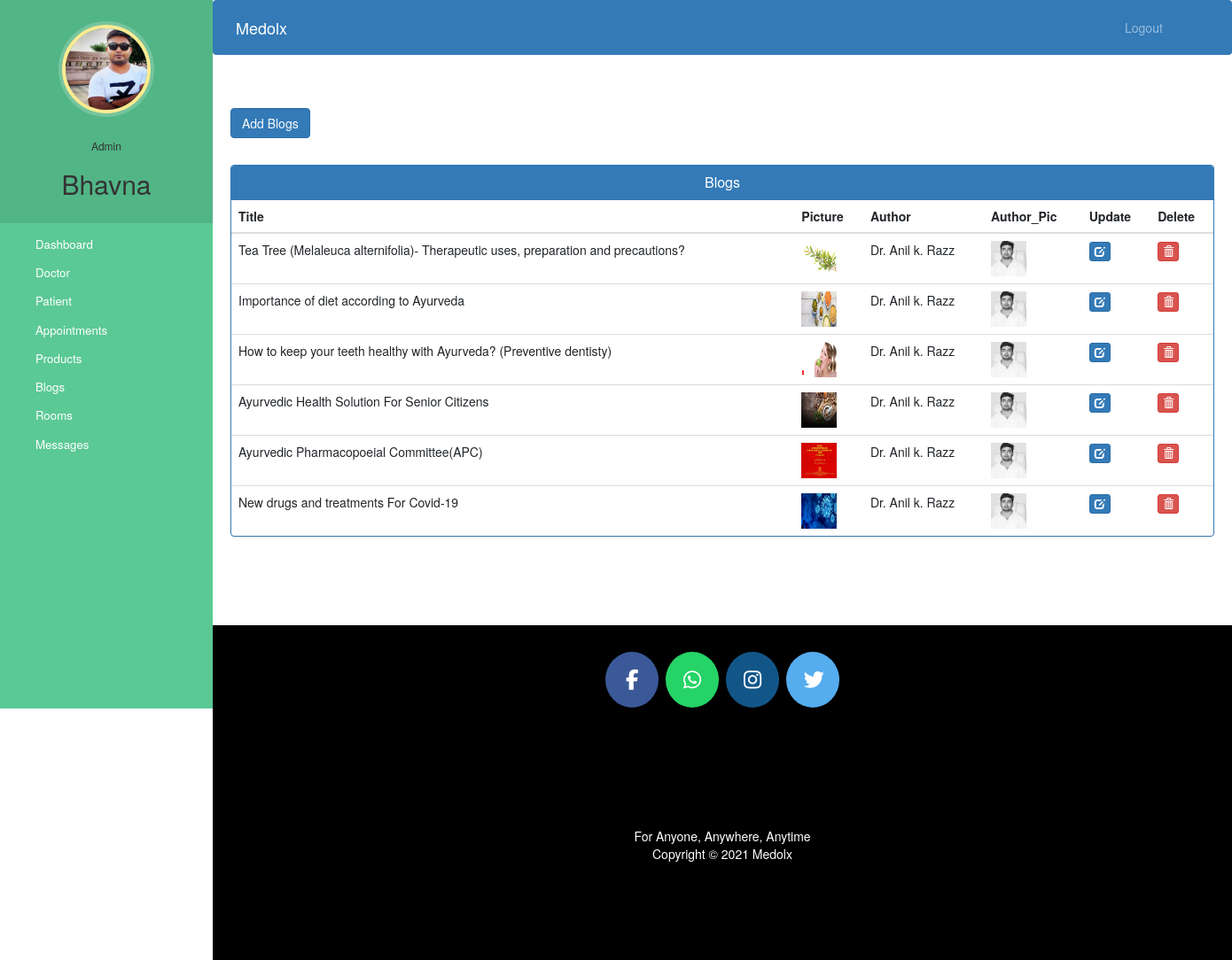
The page /admin_view_blog (signed in) on the database its author committed.
### medolx/models.py (models this page shows, shortened)
class Blog(models.Model):
    title = models.CharField(max_length=200, unique=True)
    desc = models.CharField(max_length=300)
    featured_pic= models.ImageField(upload_to='blog_pic/BlogFeaturedPic/',null=True,blank=True)
    content = models.TextField()
    author = models.CharField(max_length=20)
    author_pic= models.ImageField(upload_to='blog_pic/BlogAuthorPic/',null=True,blank=True)

### medolx/views.py (the view)
# urls.py: path('admin_view_blog', views.admin_view_blog, name="admin_view_blog"),
@user_passes_test(lambda u: u.is_superuser)
def admin_view_blog(request):
    blogs=models.Blog.objects.all().filter()
    return render(request,'admin_view_blog.html',{'blogs':blogs})

### templates/admin_view_blog.html (shortened to what this page needs)
{% extends 'admin_base.html' %}
{% block content %}
{%load static%}
<head>
  <link href="//netdna.bootstrapcdn.com/bootstrap/3.0.0/css/bootstrap.min.css" rel="stylesheet" id="bootstrap-css">
</head>
<div class="container">
    <a href="/admin_add_blog"><button class="mb-5 text-center btn btn-primary text-light">Add Blogs</button></a>
  <div class="panel panel-primary">
    <div class="panel-heading">
      <h6 class="panel-title">Blogs</h6>
    </div>
    <table class="table table-hover" id="dev-table">
      <thead>
        <tr>
          <th>Title</th>
          <th>Picture</th>
          <th>Author</th>
          <th>Author_Pic</th>
          <th>Update</th>
          <th>Delete</th>
        </tr>
      </thead>
      {% for b in blogs %}
      <tr>
        <td> {{b.title}}</td>
        <td> <img src="{% static b.featured_pic.url %}" alt="Blog Pic" height="40px" width="40px" /></td>
        <td>{{b.author}}</td>
        <td> <img src="{% static b.author_pic.url %}" alt="Author Pic" height="40px" width="40px" /></td>
        <td><a class="btn btn-primary btn-xs" href="{% url 'admin_update_blog' b.id  %}"><span class="glyphicon glyphicon-edit"></span></a></td>
        <td><a class="btn btn-danger btn-xs" href="{% url 'admin_delete_blog' b.id  %}"><span class="glyphicon glyphicon-trash"></span></a></td>
      </tr>
      {% endfor %}
    </table>
  </div>
</div>
{% endblock content %}

### templates/admin_base.html (shortened to what this page needs)
<!DOCTYPE html>
{% load static %}
<html lang="en">
<head>
  <link rel="stylesheet" href="https://stackpath.bootstrapcdn.com/bootstrap/4.3.1/css/bootstrap.min.css">
  <link rel="stylesheet" href="https://maxcdn.bootstrapcdn.com/font-awesome/4.7.0/css/font-awesome.min.css">
  <link rel="stylesheet" href="{% static '/style.css' %}">
</head>
<body>
  <nav class="menu" tabindex="0">
    <header class="avatar">
      <img src="{% static "images/doctorbhaiya.jpg" %}" />
      <br><br>
      <h6>Admin</h6>
      <h2>{{request.user.username}}</h2>
    </header>
    <ul>
      <li tabindex="0" class="icon-dashboard"> <a style="color:white; text-decoration:none;" href="/admin_dashboard"><span>Dashboard</span></a> </li>
      <li tabindex="0" class="icon-customers"> <a style="color:white; text-decoration:none;" href="/admin_doctor"><span>Doctor</span></a></li>
      <li tabindex="0" class="icon-users"> <a style="color:white; text-decoration:none;" href="/admin_patient"><span>Patient</span></a></li>
      <li tabindex="0" class="icon-calendar"> <a style="color:white; text-decoration:none;" href="/admin_view_appointments"><span>Appointments</span></a></li>
      <li tabindex="0" class="icon-customers"> <a style="color:white; text-decoration:none;" href="/admin_view_product"><span>Products</span></a></li>
      <li tabindex="0" class="icon-calendar"> <a style="color:white; text-decoration:none;" href="/admin_view_blog"><span>Blogs</span></a></li>
      <li tabindex="0" class="icon-calendar"> <a style="color:white; text-decoration:none;" href="/admin_view_room"><span>Rooms</span></a></li>
      <li tabindex="0" class="icon-calendar"> <a style="color:white; text-decoration:none;" href="/admin_view_message"><span>Messages</span></a></li>
    </ul>
  </nav>
  <main>
    <div class="bs-example">
      <nav class="navbar navbar-expand-md  navbar-dark fixed-top" style="background:#337AB7;">
        <a href="/admin_dashboard" class="navbar-brand">Medolx</a>
        <div class="collapse navbar-collapse justify-content-between" id="navbarCollapse">
          <div class="navbar-nav" style=" margin-left: 90%;">
            <a href="logout" class="nav-item nav-link">Logout</a>
          </div>
        </div>
      </nav>
    </div>
    <br><br>
    {% block content %}
    {% endblock content %}
    <br><br><br><br>
    <footer>
      <p>
        <a id="ftr" href="https://facebook.com/sumit.luv/" class="fa fa-facebook"></a>
        <a id="ftr" href="https://api.whatsapp.com/send?phone=919572181024&text=Hello%20Sumit.%0d%0aHow%20are%20you%20%3f%0d%0aI%20came%20from%20your%20website.&source=&data=#" class="fa fa-whatsapp"></a>
        <a id="ftr" href="https://instagram.com/sumit.luv" class="fa fa-instagram"></a>
        <a id="ftr" href="https://twitter.com/sumitkumar1503" class="fa fa-twitter"></a>
      </p>
      <br>
      <div class="container">
        <div class="row">
          <div class="col-md-12 col-sm-12">
            <div style="color:#ffffff;" class="wow fadeInUp footer-copyright">
              <p>For Anyone, Anywhere, Anytime<br>
                Copyright &copy; 2021 Medolx </p>
            </div>
          </div>
        </div>
      </div>
    </footer>
  </main>
</body>
</html>

### static/css/style.css (style rules this page uses)
* { padding: 0; margin: 0; text-decoration: none; list-style: none; box-sizing: border-box; }
a { text-decoration: none !important; }
h1,h2,h3,h4,h5,h6 { color:hsl(0, 0%, 30%); }
.btn { border-radius: 0; }

### templates/admin_base.html (style rules this page uses)
body { overflow-x: hidden; }
a:link { text-decoration: none; }
a { color: white; }
footer { padding: 0px 0px 0px 0px; background-color: black; margin: 0px; }
#ftr { padding: 20px; }
.fa { font-size: 23px; width: 60px; text-align: center; text-decoration: none; margin: 5px 2px; border-radius: 50%; }
.fa-facebook { background: #3B5998; color: white; margin-top: 30px; }
.fa-whatsapp { background: #25d366; color: white; }
.fa-twitter { background: #55ACEE; color: white; }
.fa-instagram { background: #125688; color: white; }
p { text-align: center; }
body { padding-left: 240px; }
main { position: relative; height: 100vh; }
.menu { background: #5bc995; height: 100vh; width: 240px; position: fixed; top: 0px; left: 0; z-index: 5; outline: none; }
.menu .avatar { background: rgba(0, 0, 0, 0.1); padding: 2em 0.5em; text-align: center; }
.menu .avatar img { width: 100px; border-radius: 50%; overflow: hidden; border: 4px solid #ffea92; box-shadow: 0 0 0 4px rgba(255, 255, 255, 0.2); }
.menu .avatar h2 { font-weight: normal; margin-bottom: 0; }
.menu ul { list-style: none; padding: 0.5em 0; margin: 0; }
.menu ul li { padding: 0.5em 1em 0.5em 3em; font-size: 0.95em; font-weight: regular; background-repeat: no-repeat; background-position: left 15px center; background-size: auto 20px; transition: all 0.15s linear; cursor: pointer; }
.menu ul li.icon-dashboard { background-image: url("http://www.entypo.com/images//gauge.svg"); }
.menu ul li.icon-customers { background-image: url("http://www.entypo.com/images//briefcase.svg"); }
.menu ul li.icon-users { background-image: url("http://www.entypo.com/images//users.svg"); }
.menu ul li.icon-calendar { background-image: url("http://www.entypo.com/images//calendar.svg"); }

### templates/admin_view_blog.html (style rules this page uses)
a:link { text-decoration: none; }
h6 { text-align: center; }
.row { margin: 100px; }

### rows shown on the page
Blog: title "Tea Tree (Melaleuca alternifolia)- Therapeutic uses, preparation and precautions?", featured_pic (picture), author "Dr. Anil k. Razz", author_pic (picture)
Blog: title "Importance of diet according to Ayurveda", featured_pic (picture), author "Dr. Anil k. Razz", author_pic (picture)
Blog: title "How to keep your teeth healthy with Ayurveda? (Preventive dentisty)", featured_pic (picture), author "Dr. Anil k. Razz", author_pic (picture)
Blog: title "Ayurvedic Health Solution For Senior Citizens", featured_pic (picture), author "Dr. Anil k. Razz", author_pic (picture)
Blog: title "Ayurvedic Pharmacopoeial Committee(APC)", featured_pic (picture), author "Dr. Anil k. Razz", author_pic (picture)
Blog: title "New drugs and treatments For Covid-19", featured_pic (picture), author "Dr. Anil k. Razz", author_pic (picture)

### other values the page prints
{{ request.user.username }} "Bhavna"
